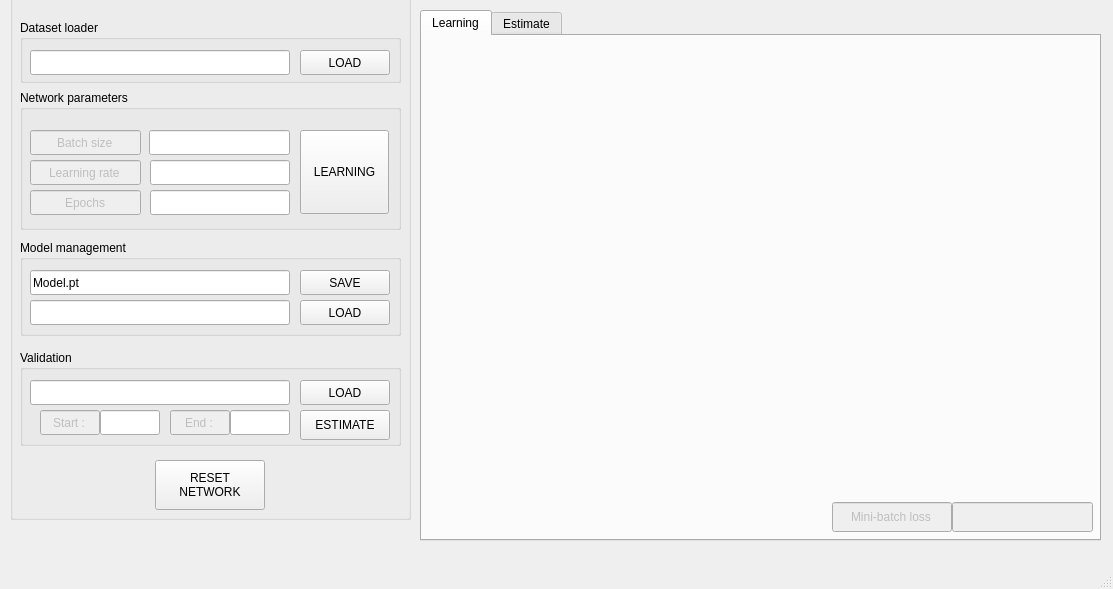
<?xml version="1.0" encoding="UTF-8"?>
<ui version="4.0">
 <class>MainWindow</class>
 <widget class="QMainWindow" name="MainWindow">
  <property name="geometry">
   <rect>
    <x>0</x>
    <y>0</y>
    <width>1113</width>
    <height>589</height>
   </rect>
  </property>
  <property name="windowTitle">
   <string>MainWindow</string>
  </property>
  <widget class="QWidget" name="centralwidget">
   <widget class="QGroupBox" name="groupBox">
    <property name="geometry">
     <rect>
      <x>10</x>
      <y>-10</y>
      <width>401</width>
      <height>530</height>
     </rect>
    </property>
    <property name="title">
     <string/>
    </property>
    <widget class="QGroupBox" name="GB_DATASET_LOADER">
     <property name="geometry">
      <rect>
       <x>10</x>
       <y>30</y>
       <width>381</width>
       <height>63</height>
      </rect>
     </property>
     <property name="title">
      <string>Dataset loader</string>
     </property>
     <widget class="QLineEdit" name="LE_DATASET_LOAD_PATH">
      <property name="geometry">
       <rect>
        <x>10</x>
        <y>30</y>
        <width>260</width>
        <height>25</height>
       </rect>
      </property>
      <property name="text">
       <string/>
      </property>
     </widget>
     <widget class="QPushButton" name="BT_DATASET_LOAD">
      <property name="geometry">
       <rect>
        <x>280</x>
        <y>30</y>
        <width>90</width>
        <height>25</height>
       </rect>
      </property>
      <property name="text">
       <string>LOAD</string>
      </property>
     </widget>
    </widget>
    <widget class="QGroupBox" name="GB_NETWORK_PARAMETERS">
     <property name="geometry">
      <rect>
       <x>10</x>
       <y>100</y>
       <width>381</width>
       <height>140</height>
      </rect>
     </property>
     <property name="title">
      <string>Network parameters</string>
     </property>
     <widget class="QLineEdit" name="LE_PARAMS_BATCH_SIZE">
      <property name="geometry">
       <rect>
        <x>129</x>
        <y>40</y>
        <width>141</width>
        <height>25</height>
       </rect>
      </property>
      <property name="text">
       <string/>
      </property>
     </widget>
     <widget class="QLineEdit" name="LE_PARAMS_LAERNING_RATE">
      <property name="geometry">
       <rect>
        <x>130</x>
        <y>70</y>
        <width>140</width>
        <height>25</height>
       </rect>
      </property>
      <property name="text">
       <string/>
      </property>
     </widget>
     <widget class="QLineEdit" name="LE_PARAMS_EPOCHS">
      <property name="geometry">
       <rect>
        <x>130</x>
        <y>100</y>
        <width>140</width>
        <height>25</height>
       </rect>
      </property>
      <property name="text">
       <string/>
      </property>
     </widget>
     <widget class="QLineEdit" name="LE_BATCH_SIZE">
      <property name="enabled">
       <bool>false</bool>
      </property>
      <property name="geometry">
       <rect>
        <x>10</x>
        <y>40</y>
        <width>111</width>
        <height>25</height>
       </rect>
      </property>
      <property name="layoutDirection">
       <enum>Qt::LeftToRight</enum>
      </property>
      <property name="text">
       <string>Batch size</string>
      </property>
      <property name="alignment">
       <set>Qt::AlignCenter</set>
      </property>
     </widget>
     <widget class="QLineEdit" name="LE_LEARNING_RATE">
      <property name="enabled">
       <bool>false</bool>
      </property>
      <property name="geometry">
       <rect>
        <x>10</x>
        <y>70</y>
        <width>111</width>
        <height>25</height>
       </rect>
      </property>
      <property name="layoutDirection">
       <enum>Qt::LeftToRight</enum>
      </property>
      <property name="text">
       <string>Learning rate</string>
      </property>
      <property name="alignment">
       <set>Qt::AlignCenter</set>
      </property>
     </widget>
     <widget class="QLineEdit" name="LE_EPOCHS">
      <property name="enabled">
       <bool>false</bool>
      </property>
      <property name="geometry">
       <rect>
        <x>10</x>
        <y>100</y>
        <width>111</width>
        <height>25</height>
       </rect>
      </property>
      <property name="layoutDirection">
       <enum>Qt::LeftToRight</enum>
      </property>
      <property name="text">
       <string>Epochs</string>
      </property>
      <property name="alignment">
       <set>Qt::AlignCenter</set>
      </property>
     </widget>
     <widget class="QPushButton" name="BT_LEARNING">
      <property name="geometry">
       <rect>
        <x>280</x>
        <y>40</y>
        <width>89</width>
        <height>84</height>
       </rect>
      </property>
      <property name="text">
       <string>LEARNING</string>
      </property>
     </widget>
    </widget>
    <widget class="QGroupBox" name="GB_MODEL_MANAGEMENT">
     <property name="geometry">
      <rect>
       <x>10</x>
       <y>250</y>
       <width>381</width>
       <height>96</height>
      </rect>
     </property>
     <property name="title">
      <string>Model management</string>
     </property>
     <widget class="QLineEdit" name="LE_MODEL_LOAD_PATH">
      <property name="geometry">
       <rect>
        <x>10</x>
        <y>60</y>
        <width>260</width>
        <height>25</height>
       </rect>
      </property>
      <property name="text">
       <string/>
      </property>
     </widget>
     <widget class="QPushButton" name="BT_MODEL_LOAD">
      <property name="geometry">
       <rect>
        <x>280</x>
        <y>60</y>
        <width>90</width>
        <height>25</height>
       </rect>
      </property>
      <property name="text">
       <string>LOAD</string>
      </property>
     </widget>
     <widget class="QLineEdit" name="LE_MODEL_SAVE_PATH">
      <property name="geometry">
       <rect>
        <x>10</x>
        <y>30</y>
        <width>260</width>
        <height>25</height>
       </rect>
      </property>
      <property name="text">
       <string>Model.pt</string>
      </property>
     </widget>
     <widget class="QPushButton" name="BT_MODEL_SAVE">
      <property name="geometry">
       <rect>
        <x>280</x>
        <y>30</y>
        <width>90</width>
        <height>25</height>
       </rect>
      </property>
      <property name="text">
       <string>SAVE</string>
      </property>
     </widget>
    </widget>
    <widget class="QGroupBox" name="GB_VALIDATION">
     <property name="geometry">
      <rect>
       <x>10</x>
       <y>360</y>
       <width>381</width>
       <height>96</height>
      </rect>
     </property>
     <property name="title">
      <string>Validation</string>
     </property>
     <widget class="QLineEdit" name="LE_VALIDATION_LOAD_PATH">
      <property name="geometry">
       <rect>
        <x>10</x>
        <y>30</y>
        <width>260</width>
        <height>25</height>
       </rect>
      </property>
      <property name="text">
       <string/>
      </property>
     </widget>
     <widget class="QPushButton" name="BT_VALIDATION_LOAD">
      <property name="geometry">
       <rect>
        <x>280</x>
        <y>30</y>
        <width>90</width>
        <height>25</height>
       </rect>
      </property>
      <property name="text">
       <string>LOAD</string>
      </property>
     </widget>
     <widget class="QPushButton" name="BT_VALIDATION_ESTIMATE">
      <property name="geometry">
       <rect>
        <x>280</x>
        <y>60</y>
        <width>90</width>
        <height>30</height>
       </rect>
      </property>
      <property name="text">
       <string>ESTIMATE</string>
      </property>
     </widget>
     <widget class="QLineEdit" name="LE_VALIDATION_START">
      <property name="geometry">
       <rect>
        <x>80</x>
        <y>60</y>
        <width>60</width>
        <height>25</height>
       </rect>
      </property>
      <property name="text">
       <string/>
      </property>
     </widget>
     <widget class="QLineEdit" name="LE_VALIDATION_END">
      <property name="geometry">
       <rect>
        <x>210</x>
        <y>60</y>
        <width>60</width>
        <height>25</height>
       </rect>
      </property>
      <property name="text">
       <string/>
      </property>
     </widget>
     <widget class="QLineEdit" name="LE_START">
      <property name="enabled">
       <bool>false</bool>
      </property>
      <property name="geometry">
       <rect>
        <x>20</x>
        <y>60</y>
        <width>60</width>
        <height>25</height>
       </rect>
      </property>
      <property name="text">
       <string>Start :</string>
      </property>
      <property name="alignment">
       <set>Qt::AlignCenter</set>
      </property>
     </widget>
     <widget class="QLineEdit" name="LE_END">
      <property name="enabled">
       <bool>false</bool>
      </property>
      <property name="geometry">
       <rect>
        <x>150</x>
        <y>60</y>
        <width>60</width>
        <height>25</height>
       </rect>
      </property>
      <property name="text">
       <string>End :</string>
      </property>
      <property name="alignment">
       <set>Qt::AlignCenter</set>
      </property>
     </widget>
    </widget>
    <widget class="QPushButton" name="BT_RESET_NETWORK">
     <property name="geometry">
      <rect>
       <x>145</x>
       <y>470</y>
       <width>110</width>
       <height>50</height>
      </rect>
     </property>
     <property name="text">
      <string>RESET
NETWORK</string>
     </property>
    </widget>
   </widget>
   <widget class="QTabWidget" name="tabWidget">
    <property name="geometry">
     <rect>
      <x>420</x>
      <y>10</y>
      <width>681</width>
      <height>531</height>
     </rect>
    </property>
    <property name="currentIndex">
     <number>0</number>
    </property>
    <widget class="QWidget" name="TW_LEARNING">
     <attribute name="title">
      <string>Learning</string>
     </attribute>
     <widget class="QCustomPlot" name="QCP_LEARNING" native="true">
      <property name="geometry">
       <rect>
        <x>10</x>
        <y>10</y>
        <width>661</width>
        <height>451</height>
       </rect>
      </property>
     </widget>
     <widget class="QLineEdit" name="LE_MINI_BATCH_LOSS">
      <property name="enabled">
       <bool>false</bool>
      </property>
      <property name="geometry">
       <rect>
        <x>410</x>
        <y>466</y>
        <width>120</width>
        <height>30</height>
       </rect>
      </property>
      <property name="layoutDirection">
       <enum>Qt::LeftToRight</enum>
      </property>
      <property name="text">
       <string>Mini-batch loss</string>
      </property>
      <property name="alignment">
       <set>Qt::AlignCenter</set>
      </property>
     </widget>
     <widget class="QLineEdit" name="LE_LEARNING_MINI_BATCH_LOSS">
      <property name="enabled">
       <bool>false</bool>
      </property>
      <property name="geometry">
       <rect>
        <x>530</x>
        <y>466</y>
        <width>141</width>
        <height>30</height>
       </rect>
      </property>
      <property name="text">
       <string/>
      </property>
     </widget>
    </widget>
    <widget class="QWidget" name="TW_ESTIMATE">
     <attribute name="title">
      <string>Estimate</string>
     </attribute>
     <widget class="QLineEdit" name="LE_MSE">
      <property name="enabled">
       <bool>false</bool>
      </property>
      <property name="geometry">
       <rect>
        <x>410</x>
        <y>466</y>
        <width>120</width>
        <height>30</height>
       </rect>
      </property>
      <property name="layoutDirection">
       <enum>Qt::LeftToRight</enum>
      </property>
      <property name="text">
       <string>MSE</string>
      </property>
      <property name="alignment">
       <set>Qt::AlignCenter</set>
      </property>
     </widget>
     <widget class="QLineEdit" name="LE_ESTIMATE_MSE">
      <property name="enabled">
       <bool>false</bool>
      </property>
      <property name="geometry">
       <rect>
        <x>530</x>
        <y>466</y>
        <width>141</width>
        <height>30</height>
       </rect>
      </property>
      <property name="text">
       <string/>
      </property>
     </widget>
     <widget class="QCustomPlot" name="QCP_ESTIMATE" native="true">
      <property name="geometry">
       <rect>
        <x>10</x>
        <y>10</y>
        <width>661</width>
        <height>451</height>
       </rect>
      </property>
     </widget>
    </widget>
   </widget>
  </widget>
  <widget class="QMenuBar" name="menubar">
   <property name="geometry">
    <rect>
     <x>0</x>
     <y>0</y>
     <width>1113</width>
     <height>22</height>
    </rect>
   </property>
  </widget>
  <widget class="QStatusBar" name="statusbar"/>
 </widget>
 <customwidgets>
  <customwidget>
   <class>QCustomPlot</class>
   <extends>QWidget</extends>
   <header>qcustomplot.h</header>
   <container>1</container>
  </customwidget>
 </customwidgets>
 <resources/>
 <connections/>
</ui>
